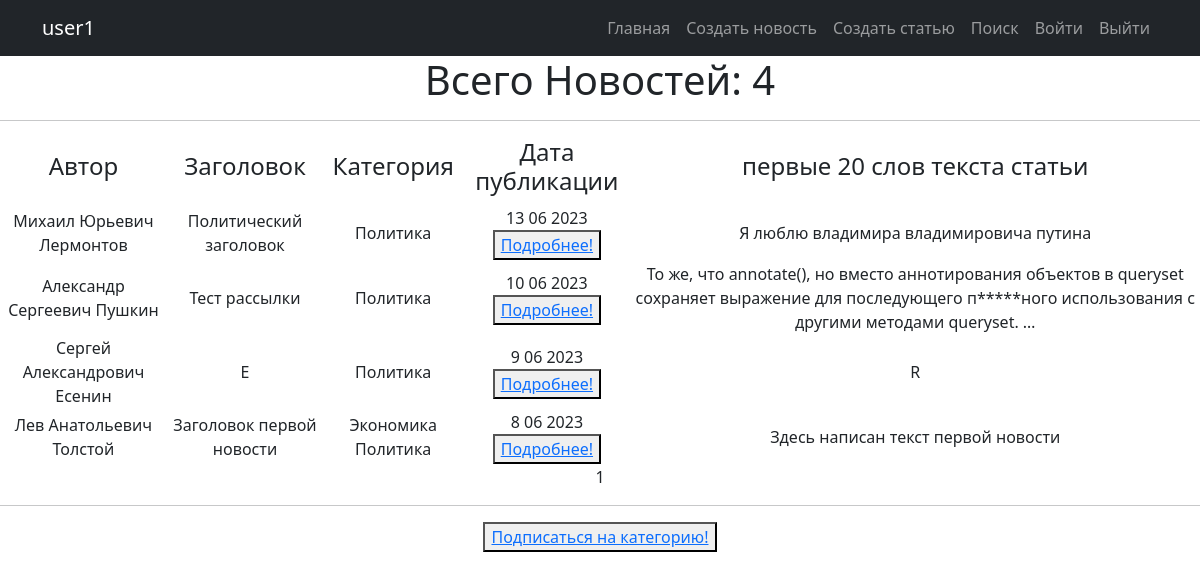
The page /categories/2/ (signed in) on the database as committed earlier.
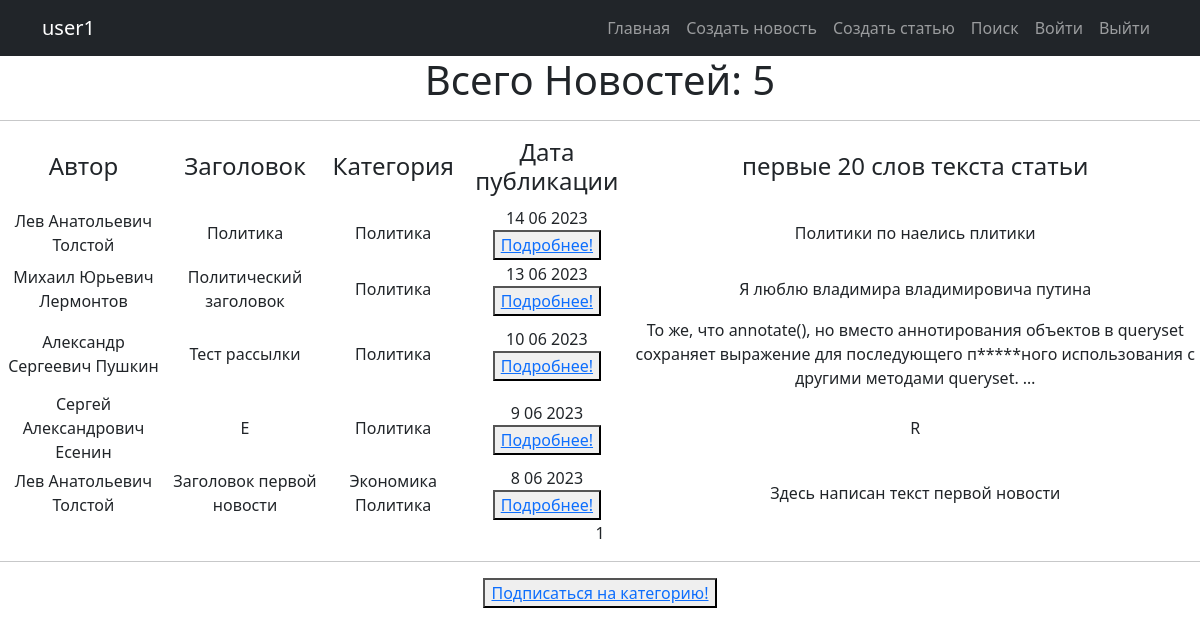
The same page on the database as committed later.
### news/models.py (models this page shows, shortened)
class Post(models.Model):
    objects = None
    article = 'AR'
    news = 'NE'
    POST = [
        (news, 'Новость'),
        (article, 'Статья')
    ]
    title = models.TextField(max_length=50)
    author = models.ForeignKey(Author, on_delete=models.CASCADE)
    time_in_comment = models.DateTimeField(auto_now_add=True)  #default=django.utils.timezone.now
    choice_title = models.CharField(max_length=2, choices=POST)
    post_text = models.TextField(max_length=500)
    categories = models.ManyToManyField('Category', through='PostCategory')
    rating_post = models.IntegerField(default=0)

class Author(models.Model):
    user_author = models.OneToOneField(User, on_delete=models.CASCADE)
    user_rating = models.IntegerField(default=0)

class Category(models.Model):
    objects = None
    economy = 'EC'
    politician = 'PL'
    worldnews = 'WN'
    hostnews = 'HN'
    sport = 'SP'
    POSITION = [
        (economy, 'Экономика'),
        (politician, 'Политика'),
        (worldnews, 'Мировые новости'),
        (hostnews, 'Местные новости'),
        (sport, 'Спортивные новости')
    ]
    category = models.CharField(max_length=2, choices=POSITION, default='HN', unique=True)
    subscribers = models.ManyToManyField(User, blank=True, related_name='categories')
    def __str__(self):
        return self.get_category_display()

### news/views.py (the view)
# urls.py: path('categories/<int:pk>/', CategoryList.as_view(), name='category_list'),
class CategoryList(LoginRequiredMixin, ListView):
    model = Post, #Category
    template_name = 'news_category.html'
    context_object_name = 'all'
    paginate_by = 10
    def get_queryset(self):
        self.categories = get_object_or_404(Category, id=self.kwargs['pk'])
        queryset = Post.objects.filter(categories=self.categories).order_by('-time_in_comment')
        return queryset
    def get_context_data(self, **kwargs):
        context = super().get_context_data(**kwargs)
        context["is_not_subscriber"] = self.request.user not in self.categories.subscribers.all()
        context['category'] = self.categories
        return context

### news/templatetags/censure.py (called while the page is built)
@register.filter()
def censor(word):
    def multiple_replace(texts, replace_value):
        for i, j in replace_value.items():
            texts = texts.lower().replace(i, j)
        return texts
    replace_values = {'модели': 'м*****',
                      'джигурда': 'д*******',
                      'однако': 'о*****',
                      'директор': 'д*******',
                      'повтор': 'п*****'
                      }
    word = multiple_replace(word, replace_values)
    return word.capitalize()

### templates/news_category.html (shortened to what this page needs)
{% extends 'flatpages/default.html' %}
{% load custom_tags %}
{% block content %}
{% load censure %}
    <h1>Всего Новостей: {{ all |length }} </h1>
    <hr>
    {% if all %}
        <table >
            <tr>
                <td><h4>Автор</h4></td>
                <td><h4>Заголовок</h4></td>
                <td><h4>Категория</h4></td>
                <td><h4>Дата публикации</h4></td>
                <td><h4>первые 20 слов текста статьи</h4></td>
            </tr>
            {% for news in all %}
            <tr>
                <td>{{ news.author.user_author.first_name }}</td>
                <td>{{ news.title | censor }}</td>
                <td>{%  for category in news.categories.all %}
                        {{category}}
                    {% endfor %}</td>
                <td>{{ news.time_in_comment |date:'j m Y'  }}
                        <button> <a href="/{{news.id}}"> Подробнее!</a> </button>
                </td>
                <td>{{ news.post_text |truncatewords:20 | censor }}</td>
            </tr>
            {% endfor %}
        </table>
    {% else %}
        <h2>Новостей нет!</h2>
    {% endif %}
   {{ page_obj.number }}
<hr>
{% if is_not_subscriber %}
<button>
    <a href="subscribe"> Подписаться на категорию!</a>
 {% endif %}
</button>
{% endblock content %}

Rows that differ between the two databases and show on the page:
added Post: author.user_author.first_name "Лев Анатольевич Толстой", title|censor "Политика", time_in_comment "14 06 2023", post_text|censor "Политики по наелись плитики", Category (category "Политика")
Other text that changed with them:
{{ all |length }}: "4" → "5"
